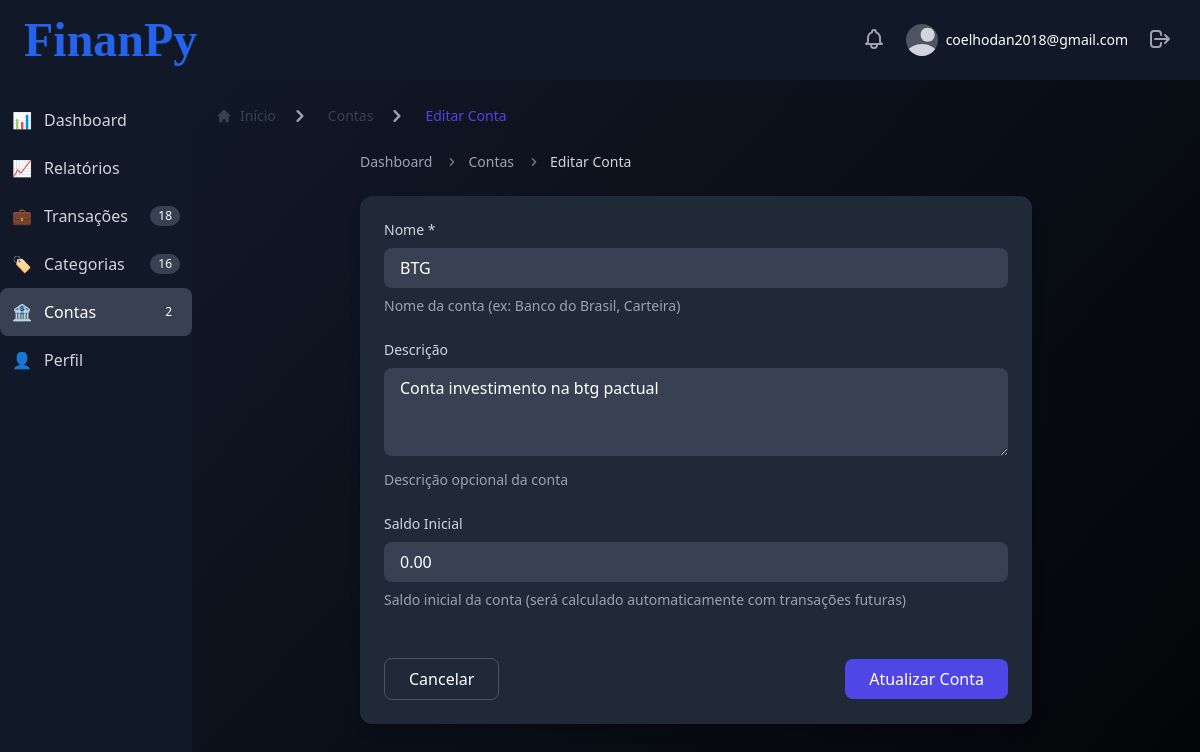
The app's page /accounts/2/edit/ (signed in) with its own data.
### users/models.py (models this page shows, shortened)
class CustomUser(AbstractBaseUser, PermissionsMixin):
    email = models.EmailField(unique=True)
    is_active = models.BooleanField(default=True)
    is_staff = models.BooleanField(default=False)
    is_superuser = models.BooleanField(default=False)
    created_at = models.DateTimeField(auto_now_add=True)
    updated_at = models.DateTimeField(auto_now=True)
    objects = CustomUserManager()
    USERNAME_FIELD = 'email'
    REQUIRED_FIELDS = []

### accounts/models.py (models this page shows, shortened)
class Account(models.Model):
    user = models.ForeignKey(User, on_delete=models.CASCADE, related_name='accounts')
    name = models.CharField(max_length=100)
    description = models.TextField(blank=True)
    balance = models.DecimalField(
        max_digits=12,
        decimal_places=2,
        default=0.00,
        validators=[MinValueValidator(0)]
    )
    is_active = models.BooleanField(default=True)
    created_at = models.DateTimeField(auto_now_add=True)
    updated_at = models.DateTimeField(auto_now=True)
    class Meta:
        verbose_name = 'Account'
        verbose_name_plural = 'Accounts'
        ordering = ['name']
        unique_together = ('user', 'name')

### accounts/views.py (the view, shortened to what this page needs)
# urls.py: path('<int:pk>/edit/', views.AccountUpdateView.as_view(), name='update'),
class AccountUpdateView(LoginRequiredMixin, UpdateView):
    model = Account
    form_class = AccountForm
    template_name = 'accounts/account_form.html'
    success_url = reverse_lazy('accounts:list')
    def get_queryset(self):
        return Account.objects.filter(user=self.request.user)
    def get_context_data(self, **kwargs):
        context = super().get_context_data(**kwargs)
        context.update({
            'title': 'Editar Conta',
            'button_text': 'Atualizar Conta',
            'breadcrumb_items': [
                {'title': 'Contas', 'url': reverse_lazy('accounts:list')},
                {'title': 'Editar Conta', 'active': True}
            ]
        })
        return context

### accounts/forms.py (shortened to what this page needs)
class AccountForm(forms.ModelForm):
    class Meta:
        model = Account
        fields = ['name', 'description', 'balance', 'is_active']
        widgets = {
            'name': forms.TextInput(attrs={
                'class': 'w-full px-4 py-2 bg-gray-700 text-white rounded-lg focus:outline-none focus:ring-2 focus:ring-indigo-500',
                'placeholder': 'Nome da conta'
            }),
            'description': forms.Textarea(attrs={
                'class': 'w-full px-4 py-2 bg-gray-700 text-white rounded-lg focus:outline-none focus:ring-2 focus:ring-indigo-500',
                'rows': 3,
                'placeholder': 'Descrição da conta'
            }),
            'balance': forms.NumberInput(attrs={
                'class': 'w-full px-4 py-2 bg-gray-700 text-white rounded-lg focus:outline-none focus:ring-2 focus:ring-indigo-500',
                'step': '0.01',
                'placeholder': '0.00'
            }),
        }

### templates/accounts/account_form.html (shortened to what this page needs)
{% extends 'base_dashboard.html' %}
{% block dashboard_content %}
<div class="max-w-2xl mx-auto">
    <nav class="flex mb-6" aria-label="Breadcrumb">
        <ol class="inline-flex items-center space-x-1 md:space-x-3">
            <li class="inline-flex items-center">
                <a href="{% url 'users:dashboard' %}" class="text-sm font-medium text-gray-400 hover:text-white">Dashboard</a>
            </li>
            <li>
                <div class="flex items-center">
                    <svg class="w-4 h-4 text-gray-500" fill="currentColor" viewBox="0 0 20 20">
                        <path fill-rule="evenodd" d="M7.293 14.707a1 1 0 010-1.414L10.586 10 7.293 6.707a1 1 0 011.414-1.414l4 4a1 1 0 010 1.414l-4 4a1 1 0 01-1.414 0z" clip-rule="evenodd"></path>
                    </svg>
                    <a href="{% url 'accounts:list' %}" class="ml-1 text-sm font-medium text-gray-400 hover:text-white md:ml-2">Contas</a>
                </div>
            </li>
            <li aria-current="page">
                <div class="flex items-center">
                    <svg class="w-4 h-4 text-gray-500" fill="currentColor" viewBox="0 0 20 20">
                        <path fill-rule="evenodd" d="M7.293 14.707a1 1 0 010-1.414L10.586 10 7.293 6.707a1 1 0 011.414-1.414l4 4a1 1 0 010 1.414l-4 4a1 1 0 01-1.414 0z" clip-rule="evenodd"></path>
                    </svg>
                    <span class="ml-1 text-sm font-medium text-gray-300 md:ml-2">{{ title }}</span>
                </div>
            </li>
        </ol>
    </nav>
    <div class="bg-gray-800 rounded-xl p-6 shadow-lg">
        <form method="post">
            <div class="mb-6">
                <label for="{{ form.name.id_for_label }}" class="block text-sm font-medium text-gray-300 mb-2">
                    Nome *
                </label>
                {{ form.name }}
                <p class="mt-2 text-sm text-gray-400">Nome da conta (ex: Banco do Brasil, Carteira)</p>
            </div>
            <div class="mb-6">
                <label for="{{ form.description.id_for_label }}" class="block text-sm font-medium text-gray-300 mb-2">
                    Descrição
                </label>
                {{ form.description }}
                <p class="mt-2 text-sm text-gray-400">Descrição opcional da conta</p>
            </div>
            <div class="mb-6">
                <label for="{{ form.balance.id_for_label }}" class="block text-sm font-medium text-gray-300 mb-2">
                    Saldo Inicial
                </label>
                {{ form.balance }}
                <p class="mt-2 text-sm text-gray-400">Saldo inicial da conta (será calculado automaticamente com transações futuras)</p>
            </div>
            <div class="flex items-center justify-between pt-6">
                <a href="{% url 'accounts:list' %}" class="px-6 py-2 border border-gray-600 text-white rounded-lg hover:bg-gray-700 transition-colors duration-200">
                    Cancelar
                </a>
                <button type="submit" class="px-6 py-2 bg-indigo-600 text-white rounded-lg hover:bg-indigo-700 transition-colors duration-200">
                    {{ button_text }}
                </button>
            </div>
        </form>
    </div>
</div>
{% endblock %}

### templates/components/topbar.html (shortened to what this page needs)
<div class="flex items-center justify-between px-6 py-4">
    <div class="flex items-center">
        <a href="/" class="text-5xl font-['Archivo_Black'] font-bold text-blue-600 mr-4">FinanPy</a>
    </div>
    <div class="flex items-center space-x-4">
        <div class="relative">
            <button id="notifications-button" class="p-1 rounded-full text-gray-400 hover:text-white focus:outline-none">
            </button>
        </div>
        <div class="relative">
            <button id="user-menu-button" class="flex items-center max-w-xs text-sm rounded-full focus:outline-none">
                <span class="inline-block h-8 w-8 rounded-full overflow-hidden bg-gray-600">
                </span>
                <span class="ml-2 text-sm font-medium text-white hidden md:block">{{ user.email }}</span>
            </button>
        </div>
        <div class="relative">
            <form id="logout-form" action="{% url 'users:logout' %}" method="post" class="inline">
                <button type="submit" class="text-gray-400 hover:text-white p-1 rounded-full focus:outline-none">
                    <svg class="w-6 h-6" fill="none" stroke="currentColor" viewBox="0 0 24 24" xmlns="http://www.w3.org/2000/svg">
                        <path stroke-linecap="round" stroke-linejoin="round" stroke-width="2" d="M17 16l4-4m0 0l-4-4m4 4H7m6 4v1a3 3 0 01-3 3H6a3 3 0 01-3-3V7a3 3 0 013-3h4a3 3 0 013 3v1"></path>
                    </svg>
                </button>
            </form>
        </div>
    </div>
</div>

### records on screen
CustomUser: email "coelhodan2018@gmail.com"
Account: name "BTG", description "Conta investimento na btg pactual", balance "0.00"

### other values on screen
{{ total_transactions }} "18"
{{ total_categories }} "16"
{{ total_accounts }} "2"
{{ item.title }} "Contas"
{{ item.title }} "Editar Conta"
{{ title }} "Editar Conta"
{{ button_text }} "Atualizar Conta"
